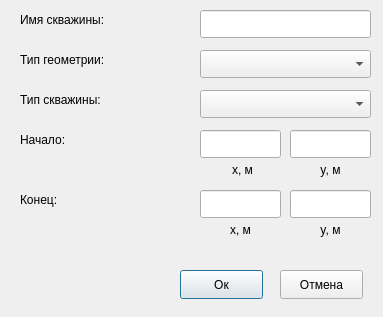
<?xml version="1.0" encoding="UTF-8"?>
<ui version="4.0">
 <class>Dialog</class>
 <widget class="QDialog" name="Dialog">
  <property name="geometry">
   <rect>
    <x>0</x>
    <y>0</y>
    <width>383</width>
    <height>317</height>
   </rect>
  </property>
  <property name="windowTitle">
   <string>Dialog</string>
  </property>
  <widget class="QComboBox" name="cmb_typegeo">
   <property name="geometry">
    <rect>
     <x>200</x>
     <y>50</y>
     <width>171</width>
     <height>28</height>
    </rect>
   </property>
  </widget>
  <widget class="QLabel" name="typegeo">
   <property name="geometry">
    <rect>
     <x>20</x>
     <y>50</y>
     <width>131</width>
     <height>20</height>
    </rect>
   </property>
   <property name="text">
    <string>Тип геометрии:</string>
   </property>
  </widget>
  <widget class="QComboBox" name="cmb_typewell">
   <property name="geometry">
    <rect>
     <x>200</x>
     <y>90</y>
     <width>171</width>
     <height>28</height>
    </rect>
   </property>
  </widget>
  <widget class="QLabel" name="typewell">
   <property name="geometry">
    <rect>
     <x>20</x>
     <y>90</y>
     <width>131</width>
     <height>20</height>
    </rect>
   </property>
   <property name="text">
    <string>Тип скважины:</string>
   </property>
  </widget>
  <widget class="QLabel" name="begin">
   <property name="geometry">
    <rect>
     <x>20</x>
     <y>130</y>
     <width>63</width>
     <height>20</height>
    </rect>
   </property>
   <property name="text">
    <string>Начало:</string>
   </property>
  </widget>
  <widget class="QLabel" name="namewell">
   <property name="geometry">
    <rect>
     <x>20</x>
     <y>10</y>
     <width>131</width>
     <height>20</height>
    </rect>
   </property>
   <property name="text">
    <string>Имя скважины:</string>
   </property>
  </widget>
  <widget class="QLineEdit" name="le_namewell">
   <property name="geometry">
    <rect>
     <x>200</x>
     <y>10</y>
     <width>171</width>
     <height>28</height>
    </rect>
   </property>
  </widget>
  <widget class="QLineEdit" name="le_xbegin">
   <property name="geometry">
    <rect>
     <x>200</x>
     <y>130</y>
     <width>81</width>
     <height>28</height>
    </rect>
   </property>
  </widget>
  <widget class="QLineEdit" name="le_ybegin">
   <property name="geometry">
    <rect>
     <x>290</x>
     <y>130</y>
     <width>81</width>
     <height>28</height>
    </rect>
   </property>
  </widget>
  <widget class="QLineEdit" name="le_yend">
   <property name="geometry">
    <rect>
     <x>290</x>
     <y>190</y>
     <width>81</width>
     <height>28</height>
    </rect>
   </property>
  </widget>
  <widget class="QLabel" name="end">
   <property name="geometry">
    <rect>
     <x>20</x>
     <y>190</y>
     <width>63</width>
     <height>20</height>
    </rect>
   </property>
   <property name="text">
    <string>Конец:</string>
   </property>
  </widget>
  <widget class="QLineEdit" name="le_xend">
   <property name="geometry">
    <rect>
     <x>200</x>
     <y>190</y>
     <width>81</width>
     <height>28</height>
    </rect>
   </property>
  </widget>
  <widget class="QLabel" name="xbegin">
   <property name="geometry">
    <rect>
     <x>202</x>
     <y>160</y>
     <width>81</width>
     <height>20</height>
    </rect>
   </property>
   <property name="layoutDirection">
    <enum>Qt::LeftToRight</enum>
   </property>
   <property name="text">
    <string>x, м</string>
   </property>
   <property name="alignment">
    <set>Qt::AlignCenter</set>
   </property>
  </widget>
  <widget class="QLabel" name="ybegin">
   <property name="geometry">
    <rect>
     <x>290</x>
     <y>160</y>
     <width>81</width>
     <height>20</height>
    </rect>
   </property>
   <property name="layoutDirection">
    <enum>Qt::LeftToRight</enum>
   </property>
   <property name="text">
    <string>y, м</string>
   </property>
   <property name="alignment">
    <set>Qt::AlignCenter</set>
   </property>
  </widget>
  <widget class="QLabel" name="xend">
   <property name="geometry">
    <rect>
     <x>200</x>
     <y>220</y>
     <width>81</width>
     <height>20</height>
    </rect>
   </property>
   <property name="layoutDirection">
    <enum>Qt::LeftToRight</enum>
   </property>
   <property name="text">
    <string>x, м</string>
   </property>
   <property name="alignment">
    <set>Qt::AlignCenter</set>
   </property>
  </widget>
  <widget class="QLabel" name="yend">
   <property name="geometry">
    <rect>
     <x>290</x>
     <y>220</y>
     <width>81</width>
     <height>20</height>
    </rect>
   </property>
   <property name="layoutDirection">
    <enum>Qt::LeftToRight</enum>
   </property>
   <property name="text">
    <string>y, м</string>
   </property>
   <property name="alignment">
    <set>Qt::AlignCenter</set>
   </property>
  </widget>
  <widget class="QPushButton" name="btn_accept">
   <property name="geometry">
    <rect>
     <x>180</x>
     <y>270</y>
     <width>83</width>
     <height>29</height>
    </rect>
   </property>
   <property name="text">
    <string>Ок</string>
   </property>
  </widget>
  <widget class="QPushButton" name="btn_decline">
   <property name="geometry">
    <rect>
     <x>280</x>
     <y>270</y>
     <width>83</width>
     <height>29</height>
    </rect>
   </property>
   <property name="text">
    <string>Отмена</string>
   </property>
  </widget>
 </widget>
 <resources/>
 <connections/>
</ui>
